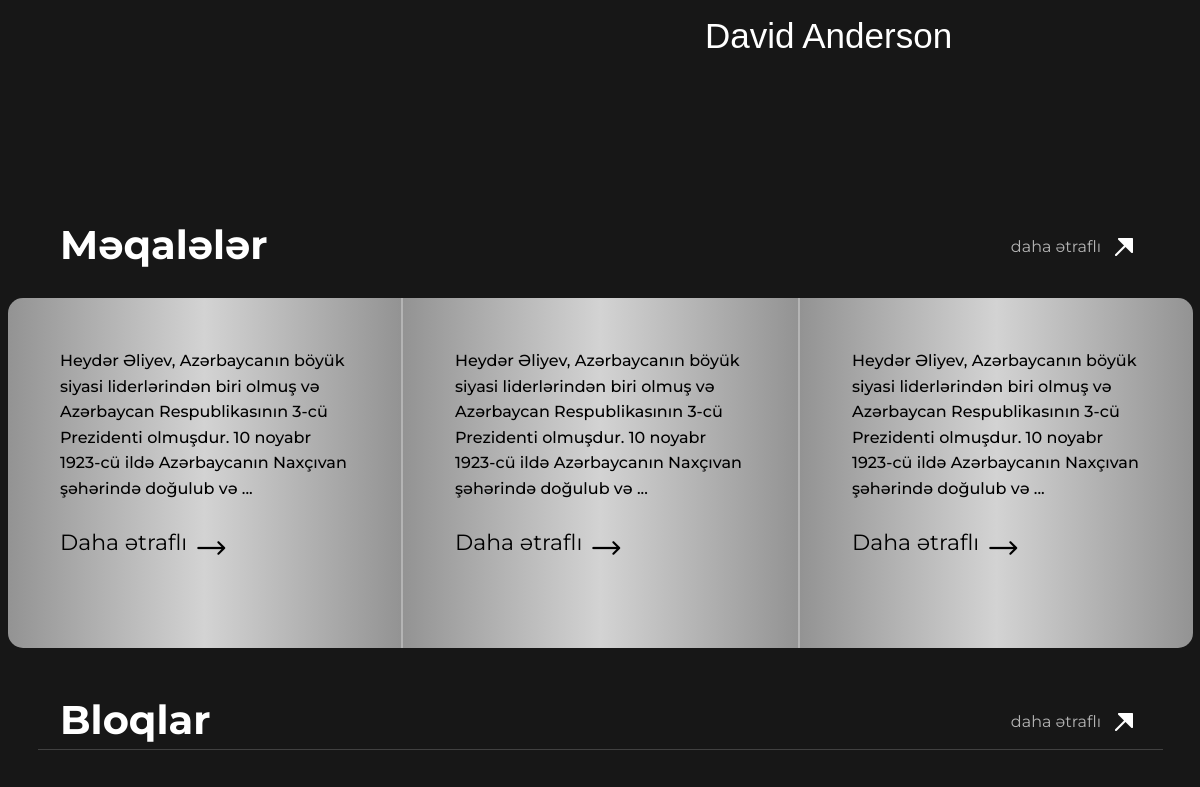
Before: / (middle part) with the older database file.
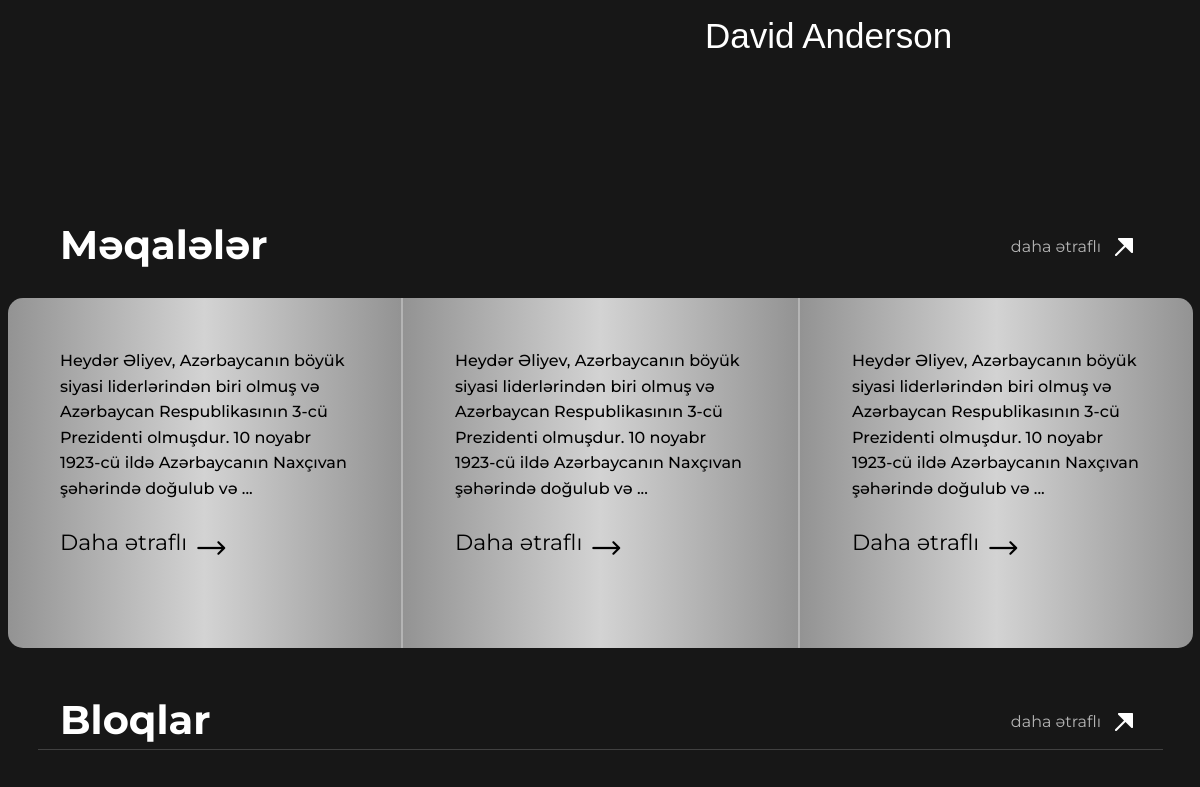
After: the same page with the newer database file.
### heyderapp/models.py (models this page shows, shortened)
class BaseMixin(models.Model):
    slug = models.SlugField(unique=True,editable=False,blank=True,null=True)
    created_at = models.DateField(auto_now_add=True,blank=True,null=True,)
    title = models.CharField(max_length=1200,null=True,blank=True,verbose_name='title for seo')
    keyword = models.CharField(max_length=1200,null=True,blank=True,verbose_name='keyword for seo')
    alt = models.CharField(max_length=1200,null=True,blank=True)
    description = models.CharField(max_length=1200,null=True,blank=True,verbose_name='description for seo')
    class Meta:
        abstract = True

class Article(BaseMixin):
    category = models.ForeignKey(Category,on_delete=models.CASCADE,null=True,blank=True,related_name='meqaleler')
    tag = models.ManyToManyField(Tag,null=True,blank=True)
    name = models.CharField(max_length=1200)
    date = models.DateField(null=True,blank=True)
    content = models.TextField()
    image = models.ImageField()
    views = models.CharField(max_length=12000,null=True,blank=True)

### heyderapp/views.py (the view)
# urls.py: path('',home,name='home'),
def home(request):
    fotcategories = Category.objects.annotate(photo_count=Count('fotolar')).filter(photo_count__gt=0)
    vidcategories = Category.objects.annotate(photo_count=Count('videolar')).filter(photo_count__gt=0)
    artcategories = Category.objects.annotate(photo_count=Count('meqaleler')).filter(photo_count__gt=0)
    if HomeHeader.objects.all().exists():
        homeHeader = HomeHeader.objects.all()[0]
    homeHeaderVideo = HomeHeaderVideo.objects.all()
    article = Article.objects.all()
    if article.exists():
        if len(article)==1:
            article1,article2,article3 =article[0],article[0],article[0]
        if len(article)==2:
            article1,article3 = article[0],article[0]
            article2 = article[1]
        if len(article)>2:
            article1 = article[0]
            article2 = article[1]
            article3 = article[2]
    else:
        article1,article2,article3 = {'name':'','image':{'url':''},'content':''}
    blogs = Blog.objects.all().order_by('ordering')
    if len(blogs)>3:
        blogs = blogs[0:3]
    videos = Video.objects.all()
    if len(videos)>3:
        videos = videos[0:3]
    photos = Photo.objects.all()
    if len(photos)>3:
        photos = photos[0:3]
    context = {'artcategories':artcategories,'vidcategories':vidcategories,'fotcategories':fotcategories,'HomeHeader':homeHeader,'HomeHeaderVideo':homeHeaderVideo,'article1':article1,'article2':article2,'article3':article3,'blogs':blogs,'videos':videos,'photos':photos}
    return render(request,'season-full.html',context)

### templates/season-full.html (shortened to what this page needs)
{% load static %}
<html lang="en">
<head>
    <link rel="stylesheet" href="{% static 'templatestyles/css/themify-icons.css' %}">
    <link rel="stylesheet" href="{% static 'templatestyles/css/style.css' %}">
    <link rel="stylesheet" href="{% static 'assets/css/preloader.css' %}">
    <link rel="stylesheet" href="{% static 'assets/css/bootstrap.min.css' %}">
    <link rel="stylesheet" href="{% static 'assets/css/meanmenu.css' %}">
    <link rel="stylesheet" href="{% static 'assets/css/animate.min.css' %}">
    <link rel="stylesheet" href="{% static 'assets/css/swiper-bundle.css' %}">
    <link rel="stylesheet" href="{% static 'assets/css/slick.css' %}">
    <link rel="stylesheet" href="{% static 'assets/css/magnific-popup.css' %}">
    <link rel="stylesheet" href="{% static 'assets/css/nice-select.css' %}">
    <link rel="stylesheet" href="{% static 'assets/css/ui-range-slider.css' %}">
    <link rel="stylesheet" href="{% static 'assets/css/flaticon_faime.css' %}">
    <link rel="stylesheet" href="{% static 'assets/css/all.min.css' %}">
    <link rel="stylesheet" href="{% static 'assets/css/default.css' %}">
    <link rel="stylesheet" href="{% static 'assets/css/main.css' %}">
    <link rel="stylesheet" href="{% static 'sas.scss' %}">
</head>
<body class="full-wrap theme-dark">
    <div class="main-wrapper">
    <div style="margin-top:1%;" class="fm-about-area bg-common-black section-spacing fix">
        <div class="container">
           <div class="row align-items-center g-5 gy-50">
              <div class="col-xl-6 col-lg-6">
                 <div class="fm-about-content-section">
                    <div class="fm-director-about-name mt-55">
                       <a href="team-details.html" class="director-about-nam">David Anderson</a>
                    </div>
                 </div>
              </div>
           </div>
        </div>
     </div>
{% if article1.image.url %}
<div class="aboutimagetitle-div" style="display: flex;align-items:center;justify-content:space-between;margin-bottom:2%;">
    <h3>Məqalələr</h3>
    <div style="display: flex;align-items:center;">
    <span><a style="font-size:16px;margin-right:7px;" href="#">daha ətraflı</a></span>
    <span><img style="filter:  brightness(5000%) ;" src="{% static 'templatestyles/images/arrowupright.png' %}" alt=""></span>
</div>
</div>
     <div class="banner-wrapper">
        <div class="container-fluid">
            <div id="kjjj" style="border-radius:10px !important;position:relative;" class="row">
                <div id="hvprnt1"  style="border-right:2px solid;border-top-left-radius:15px;border-bottom-left-radius:15px;padding-left:40px;padding-right:40px;padding-top:50px;padding-bottom:50px; background: linear-gradient(to right, rgb(147, 147, 147), rgb(211, 211, 211), rgb(147, 147, 147));height:350px" class="col-lg-4">
                    <div class="myhovdiv22" style="padding-left:10%;padding-right:10%;">
                    <p style="color:black">{{article1.content|slice:188}}...</p>
                   <div style="display: flex; margin-top:30px;gap:10px;font-size:28px;font-weight:400;color:black;">
                    <a>Daha ətraflı</a>
                    <i class="flaticon-right-arrow-1"></i>
                   </div>
                    </div>
                </div>
                <div id="hvprnt2"  style="padding-left:40px;padding-right:40px;padding-top:50px;padding-bottom:50px; background: linear-gradient(to right, rgb(147, 147, 147), rgb(211, 211, 211), rgb(147, 147, 147));height:350px" class="col-lg-4">
                    <div class="myhovdiv22" style="padding-left:10%;padding-right:10%;">
                    <p style="color:black">{{article2.content|slice:188}}... </p>
                   <div style="display: flex; margin-top:30px;gap:10px;font-size:28px;font-weight:400;color:black;">
                    <a>Daha ətraflı</a>
                    <i class="flaticon-right-arrow-1"></i>
                   </div>
                    </div>
                </div>
                <div id="hvprnt3"  style="border-left:2px solid;border-top-right-radius:15px;border-bottom-right-radius:15px;padding-left:40px;padding-right:40px;padding-top:50px;padding-bottom:50px; background: linear-gradient(to right, rgb(147, 147, 147), rgb(211, 211, 211), rgb(147, 147, 147));height:350px" class="col-lg-4">
                    <div class="myhovdiv22" style="padding-left:10%;padding-right:10%;">
                    <p style="color:black">{{article3.content|slice:188}}... </p>
                   <div style="display: flex; margin-top:30px;gap:10px;font-size:28px;font-weight:400;color:black;">
                    <a>Daha ətraflı</a>
                    <i class="flaticon-right-arrow-1"></i>
                   </div>
                    </div>
                </div>
            </div>
        </div>
        </div>
{% endif %}
{% if blogs %}
              <div class="aboutimagetitle-div" style="display: flex;align-items:center;justify-content:space-between;">
                <h3>Bloqlar</h3>
                <div style="display: flex;align-items:center;">
                <span><a style="font-size:16px;margin-right:7px;" href="#">daha ətraflı</a></span>
                <span><img style="filter:  brightness(5000%) ;" src="{% static 'templatestyles/images/arrowupright.png' %}" alt=""></span>
            </div>
            </div>
            <section class="blog-area bg-common-black section-spacing" style="padding-bottom:10px;padding-top:0px;">
                <div class="container">
                   <div class="row">
                      <div class="fm-blog-wrapper is-white">
                      </div>
                   </div>
                </div>
             </section>
{% endif %}
        </div>
</body>
</html>

### static/assets/css/default.css (style rules this page uses)
.mt-55 { margin-top: 55px; }

### templates/season-full.html (style rules this page uses)
@media screen and  (max-width:1500px) { .myhovdiv22 p { font-size:16px !important } }
@media screen and  (max-width: 1300px) and (min-width:1000px) { .myhovdiv22 p { font-size:16px } }
@media screen and  (max-width: 1300px) and (min-width:1000px) { .myhovdiv22 a { font-size:22px } }
@media screen and  (max-width: 1300px) and (min-width:1000px) { .myhovdiv22 { padding-left:4% !important;padding-right:4% !important } }
.aboutimagetitle-div { margin-left:auto; margin-right:auto; margin-top:4%; width: 90%; }
.aboutimagetitle-div h3 { font-size: 40px; }
.theme-dark { background-color: var(--clr-common-black) }
.myhovdiv22 { display: flex; flex-direction: column; transform: translateY(0%); }
#hvprnt1 { overflow: hidden; }
#hvprnt2 { overflow: hidden; }
#hvprnt3 { overflow: hidden; }
.banner-wrapper { margin-top:10px; }

Changed rows visible on the page:
added Article: content "Heydər Əliyev, Azərbaycanın böyük siyasi liderlərindən biri olmuş və Azərbaycan Respublikasının 3-cü Prezidenti olmuşdur. 10 noyabr 1923-cü ildə Azərbaycanın Naxçıvan şəhərində doğulub və"
added Article: content "Heydər Əliyev, Azərbaycanın böyük siyasi liderlərindən biri olmuş və Azərbaycan Respublikasının 3-cü Prezidenti olmuşdur. 10 noyabr 1923-cü ildə Azərbaycanın Naxçıvan şəhərində doğulub və"
